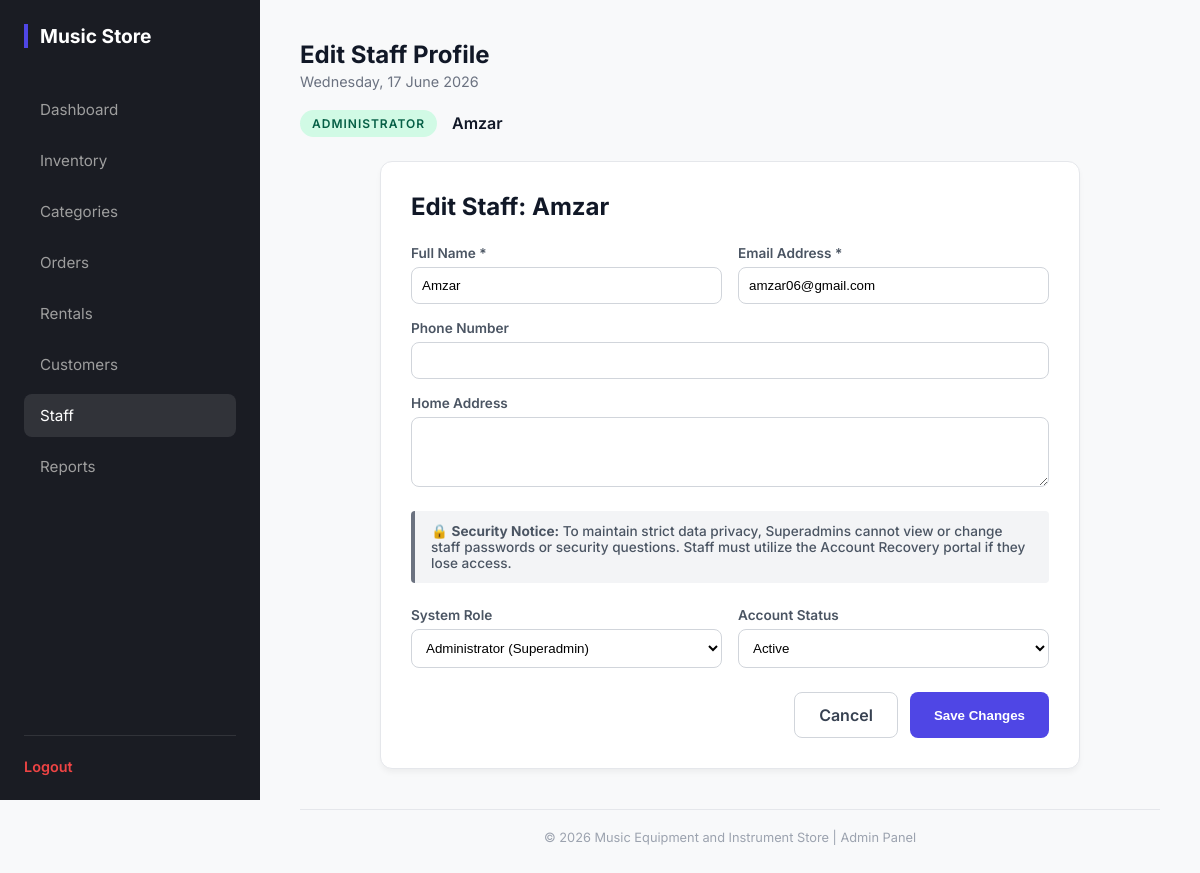
Page /admin/admin_edit_staff.php?id=1 (signed in) on the committed database.
### tables this page shows
CREATE TABLE `staff` (
  `staff_id` int(11) NOT NULL,
  `staff_name` varchar(255) NOT NULL,
  `staff_email` varchar(255) NOT NULL,
  `staff_password` varchar(255) NOT NULL,
  `staff_phone_number` varchar(20) DEFAULT NULL,
  `staff_address` text DEFAULT NULL,
  `staff_role` enum('Staff','Administrator') NOT NULL,
  `created_at` timestamp NOT NULL DEFAULT current_timestamp(),
  `status` enum('Active','Suspended','Inactive') NOT NULL DEFAULT 'Active'
);

### admin/admin_edit_staff.php (the view, shortened to what this page needs)
<?php
require_once('../database.php');
$edit_id = intval($_GET['id']);
$staff_query = "SELECT * FROM staff WHERE staff_id = $edit_id";
$staff_result = mysqli_query($conn, $staff_query);
$staff = mysqli_fetch_assoc($staff_result);
require_once('admin_header.php');
?>
<div style="max-width: 700px; margin: 0 auto; margin-top: 20px;">
    <div style="background: white; padding: 30px; border-radius: 12px; box-shadow: 0 4px 6px -1px rgba(0,0,0,0.05); border: 1px solid #e5e7eb;">
        <h3 style="margin-top: 0; margin-bottom: 24px; font-weight: 700; color: #111827; font-size: 1.5rem;">Edit Staff: <?php echo htmlspecialchars($staff['staff_name']); ?></h3>
        <form action="admin_edit_staff.php?id=<?php echo $edit_id; ?>" method="POST">
            <div style="display: grid; grid-template-columns: 1fr 1fr; gap: 16px; margin-bottom: 16px;">
                <div>
                    <label style="display: block; font-size: 0.85rem; font-weight: 600; margin-bottom: 6px; color: #4b5563;">Full Name *</label>
                    <input type="text" name="staff_name" required value="<?php echo htmlspecialchars($staff['staff_name']); ?>" style="width: 100%; padding: 10px; border: 1px solid #d1d5db; border-radius: 8px; outline: none; box-sizing: border-box;">
                </div>
                <div>
                    <label style="display: block; font-size: 0.85rem; font-weight: 600; margin-bottom: 6px; color: #4b5563;">Email Address *</label>
                    <input type="email" name="staff_email" required value="<?php echo htmlspecialchars($staff['staff_email']); ?>" style="width: 100%; padding: 10px; border: 1px solid #d1d5db; border-radius: 8px; outline: none; box-sizing: border-box;">
                </div>
            </div>
            <div style="margin-bottom: 16px;">
                <label style="display: block; font-size: 0.85rem; font-weight: 600; margin-bottom: 6px; color: #4b5563;">Phone Number</label>
                <input type="text" name="staff_phone_number" value="<?php echo htmlspecialchars($staff['staff_phone_number']); ?>" style="width: 100%; padding: 10px; border: 1px solid #d1d5db; border-radius: 8px; outline: none; box-sizing: border-box;">
            </div>
            <div style="margin-bottom: 20px;">
                <label style="display: block; font-size: 0.85rem; font-weight: 600; margin-bottom: 6px; color: #4b5563;">Home Address</label>
                <textarea name="staff_address" rows="3" style="width: 100%; padding: 10px; border: 1px solid #d1d5db; border-radius: 8px; font-family: inherit; outline: none; box-sizing: border-box; resize: vertical;"><?php echo htmlspecialchars($staff['staff_address']); ?></textarea>
            </div>
            <div style="padding: 12px 16px; background: #f3f4f6; border-left: 4px solid #6b7280; border-radius: 4px; margin-bottom: 24px;">
                <p style="margin: 0; font-size: 0.85rem; color: #4b5563; font-weight: 500;">
                    🔒 <strong>Security Notice:</strong> To maintain strict data privacy, Superadmins cannot view or change staff passwords or security questions. Staff must utilize the Account Recovery portal if they lose access.
                </p>
            </div>
            <div style="display: grid; grid-template-columns: 1fr 1fr; gap: 16px; margin-bottom: 24px;">
                <div>
                    <label style="display: block; font-size: 0.85rem; font-weight: 600; margin-bottom: 6px; color: #4b5563;">System Role</label>
                    <select name="staff_role" style="width: 100%; padding: 10px; border: 1px solid #d1d5db; border-radius: 8px; background: white; outline: none; box-sizing: border-box;">
                        <option value="Administrator" <?php echo ($staff['staff_role'] == 'Administrator') ? 'selected' : ''; ?>>Administrator (Superadmin)</option>
                    </select>
                </div>
                <div>
                    <label style="display: block; font-size: 0.85rem; font-weight: 600; margin-bottom: 6px; color: #4b5563;">Account Status</label>
                    <select name="status" style="width: 100%; padding: 10px; border: 1px solid #d1d5db; border-radius: 8px; background: white; outline: none; box-sizing: border-box;">
                        <option value="Active" <?php echo ($staff['status'] == 'Active') ? 'selected' : ''; ?>>Active</option>
                    </select>
                </div>
            </div>
            <div style="display: flex; gap: 12px; justify-content: flex-end;">
                <a href="manage_admin.php" style="padding: 12px 24px; background: white; color: #374151; border: 1px solid #d1d5db; border-radius: 8px; font-weight: 600; text-decoration: none; transition: 0.2s;" onmouseover="this.style.backgroundColor='#f3f4f6'" onmouseout="this.style.backgroundColor='white'">
                    Cancel
                </a>
                <button type="submit" name="update_staff" style="padding: 12px 24px; background: #4f46e5; color: white; border: none; border-radius: 8px; font-weight: 600; cursor: pointer; transition: 0.2s;" onmouseover="this.style.backgroundColor='#4338ca'" onmouseout="this.style.backgroundColor='#4f46e5'">
                    Save Changes
                </button>
            </div>
        </form>
    </div>
</div>
<?php require_once('admin_footer.php'); ?>

### admin/admin.css (style rules this page uses)
:root { --sidebar-bg: #1a1c23; --sidebar-text: #9e9e9e; --sidebar-hover: #ffffff; --accent-color: #4f46e5; --bg-light: #f8f9fa; --white: #ffffff; --border-color: #e5e7eb; --text-main: #111827; --sidebar-width: 260px; }
*, *::before, *::after { box-sizing: border-box; margin: 0; padding: 0; }
body { font-family: 'Inter', 'DM Sans', sans-serif; background-color: var(--bg-light); color: var(--text-main); display: flex; }

### rows in the picture
staff: staff_name "Amzar", staff_email "amzar06@gmail.com", staff_role "Administrator (Superadmin)", status "Active"

### other values in the picture
$page_title "Edit Staff Profile"
$_SESSION['staff_role'] "ADMINISTRATOR"
$_SESSION['staff_name'] "Amzar"
